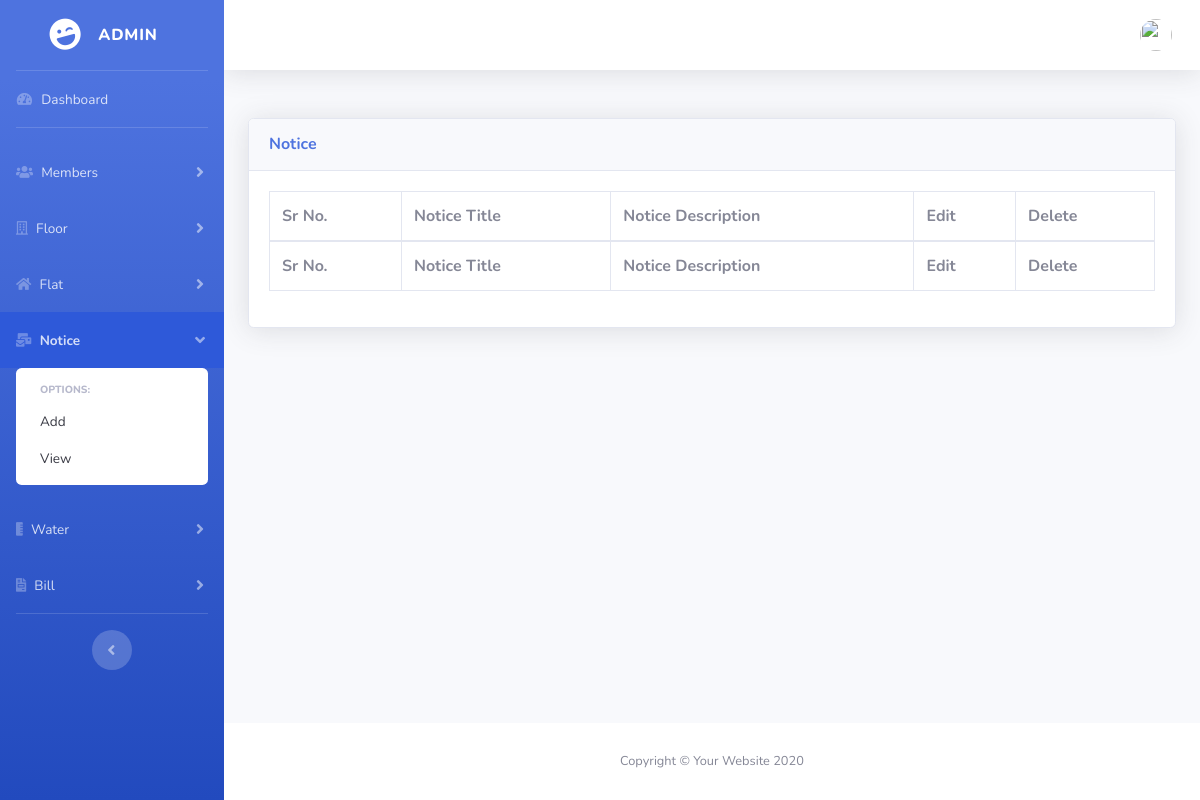
Before: /admin/notice.php (signed in) with the older database file.
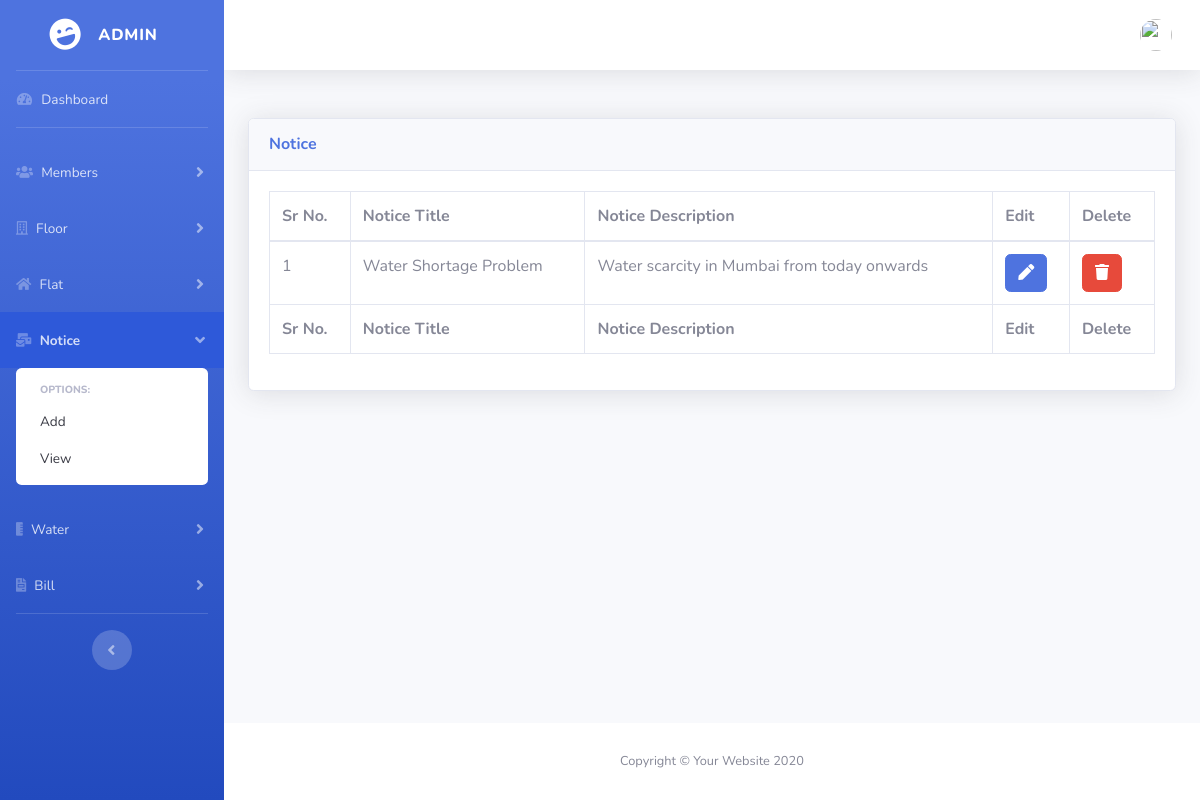
After: the same page with the newer database file.
### tables this page shows
CREATE TABLE `notice` (
  `id` int(11) NOT NULL,
  `notice_title` varchar(255) NOT NULL,
  `notice_description` varchar(255) NOT NULL,
  `created_at` datetime NOT NULL,
  `updated_at` datetime NOT NULL
);

### admin/classes/Database.php (called while the page is built, shortened)
<?php
    class Database{
        private $host;
        private $username;
        private $password;
        private $database;
        private $connection;
        public function __construct(){
            $this->host = "localhost";
            $this->username = "root";
            $this->password = "";
            $this->database = "societymanagement";
        }
        public function connectDB(){
            $this->connection = new mysqli($this->host, $this->username, $this->password);
            $db_selected = $this->connection->select_db($this->database);
        }
        public function getConnection(){
            return $this->connection;
        }
    }
    $database = new Database();
?>

### admin/classes/Session.php (called while the page is built, shortened)
<?php
class Session {
    public static function isSessionStart(){
        if(isset($_SESSION['login'])){
            return true;
        } else{
            return false;
        }
    }
}

### admin/classes/Notice.php (called while the page is built, shortened)
<?php
    include_once("Database.php");
    include_once("Session.php");
    class Notice{
        private $connection;
        public function __construct(){
            global $database;
            $this->connection = $database->getConnection();
        }
        public function readAllNotice(){
            $result_set = $this->connection->query("SELECT * FROM notice");
            return $result_set;
        }
    }
?>

### admin/includes/notice/view-notice.php (the view, shortened to what this page needs)
<?php
    $notice = new Notice();
?>
<div class="card shadow mb-4">
    <div class="card-header py-3">
        <h6 class="m-0 font-weight-bold text-primary">Notice</h6> </div>
    <div class="card-body">
        <div class="table-responsive">
            <table class="table table-bordered" id="dataTable" width="100%" cellspacing="0">
                <thead>
                    <tr>
                        <th>Sr No.</th>
                        <th>Notice Title</th>
                        <th>Notice Description</th>
                        <?php
                            if($user_role == 'admin'){
                        ?>
                        <th>Edit</th>
                        <th>Delete</th>
                        <?php
                            }
                        ?>
                    </tr>
                </thead>
                <tfoot>
                    <tr>
                        <th>Sr No.</th>
                        <th>Notice Title</th>
                        <th>Notice Description</th>
                        <?php
                            if($user_role == 'admin'){
                        ?>
                        <th>Edit</th>
                        <th>Delete</th>
                        <?php
                            }
                        ?>
                    </tr>
                </tfoot>
                 <tbody>
                  <?php
                        $id = 0;
                        $allNotices = $notice->readAllNotice();
                        while($row = mysqli_fetch_assoc($allNotices)){
                            $id = $id+1;
                            $notice_id = $row['id'];
                            $notice_title = $row['notice_title'];
                            $notice_description = $row['notice_description'];
                            echo "<tr>";
                            echo "<td>$id</td>";
                            echo "<td>$notice_title</td>";
                            echo "<td>$notice_description</td>";
                            if($user_role == 'admin'){
                                echo "<td><a href='notice.php?source=edit_notice&nid=$notice_id' class='btn btn-primary'><span class='fa fa-pen'></span></a></td> ";
                                echo "<td><button type='button'  class='btn btn-danger delete-notice' data-notice-id='$notice_id'> <span class='fa fa-trash'></span></button></td>";
                            }
                            echo "</tr>";
                        }
                    ?>
                </tbody>
            </table>
        </div>
    </div>
</div>

Changed rows visible on the page:
added notice: notice_title "Water Shortage Problem", notice_description "Water scarcity in Mumbai from today onwards"
